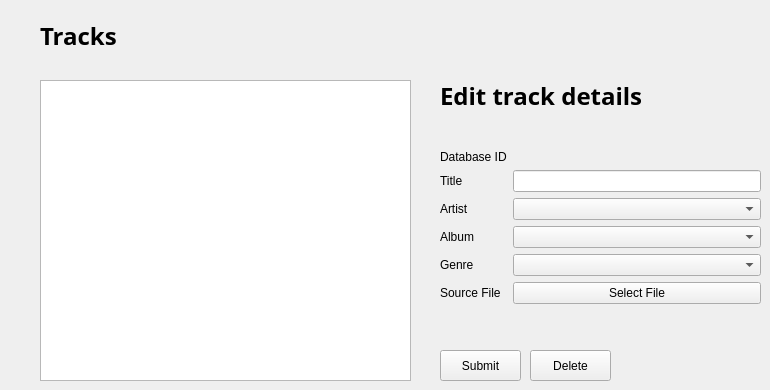
      <widget class="QWidget" name="tracks">
       <attribute name="title">
        <string>Tracks</string>
       </attribute>
       <widget class="QLabel" name="label_fp_6">
        <property name="geometry">
         <rect>
          <x>40</x>
          <y>20</y>
          <width>331</width>
          <height>31</height>
         </rect>
        </property>
        <property name="font">
         <font>
          <family>Work Sans</family>
          <pointsize>18</pointsize>
          <bold>true</bold>
         </font>
        </property>
        <property name="text">
         <string>Tracks</string>
        </property>
        <property name="alignment">
         <set>Qt::AlignLeading|Qt::AlignLeft|Qt::AlignVCenter</set>
        </property>
       </widget>
       <widget class="QListView" name="tracksListView_fp">
        <property name="geometry">
         <rect>
          <x>40</x>
          <y>80</y>
          <width>371</width>
          <height>301</height>
         </rect>
        </property>
       </widget>
       <widget class="QWidget" name="formLayoutWidget_4">
        <property name="geometry">
         <rect>
          <x>440</x>
          <y>150</y>
          <width>321</width>
          <height>176</height>
         </rect>
        </property>
        <layout class="QFormLayout" name="formLayout_8">
         <property name="sizeConstraint">
          <enum>QLayout::SetNoConstraint</enum>
         </property>
         <item row="2" column="0">
          <widget class="QLabel" name="label_fp_19">
           <property name="text">
            <string>Title</string>
           </property>
          </widget>
         </item>
         <item row="2" column="1">
          <widget class="QLineEdit" name="editTrackTitle"/>
         </item>
         <item row="3" column="0">
          <widget class="QLabel" name="label_fp_20">
           <property name="text">
            <string>Artist</string>
           </property>
          </widget>
         </item>
         <item row="3" column="1">
          <widget class="QComboBox" name="editTrackArtist"/>
         </item>
         <item row="4" column="0">
          <widget class="QLabel" name="label_fp_21">
           <property name="text">
            <string>Album</string>
           </property>
          </widget>
         </item>
         <item row="4" column="1">
          <widget class="QComboBox" name="editTrackAlbum"/>
         </item>
         <item row="5" column="0">
          <widget class="QLabel" name="label_fp_22">
           <property name="text">
            <string>Genre</string>
           </property>
          </widget>
         </item>
         <item row="5" column="1">
          <widget class="QComboBox" name="editTrackGenre"/>
         </item>
         <item row="6" column="0">
          <widget class="QLabel" name="label_fp_23">
           <property name="text">
            <string>Source File</string>
           </property>
          </widget>
         </item>
         <item row="6" column="1">
          <widget class="QPushButton" name="editTrackSourceFile">
           <property name="text">
            <string>Select File</string>
           </property>
          </widget>
         </item>
         <item row="1" column="0">
          <widget class="QLabel" name="label_fp_29">
           <property name="text">
            <string>Database ID</string>
           </property>
          </widget>
         </item>
         <item row="1" column="1">
          <widget class="QLabel" name="TrackDatabaseID">
           <property name="text">
            <string extracomment="Select a track to begin."/>
           </property>
          </widget>
         </item>
        </layout>
       </widget>
       <widget class="QPushButton" name="AddTrack">
        <property name="geometry">
         <rect>
          <x>440</x>
          <y>350</y>
          <width>81</width>
          <height>31</height>
         </rect>
        </property>
        <property name="text">
         <string>Submit</string>
        </property>
       </widget>
       <widget class="QLabel" name="label_fp_7">
        <property name="geometry">
         <rect>
          <x>440</x>
          <y>80</y>
          <width>311</width>
          <height>31</height>
         </rect>
        </property>
        <property name="font">
         <font>
          <family>Work Sans</family>
          <pointsize>18</pointsize>
          <bold>true</bold>
         </font>
        </property>
        <property name="text">
         <string>Edit track details</string>
        </property>
        <property name="alignment">
         <set>Qt::AlignLeading|Qt::AlignLeft|Qt::AlignVCenter</set>
        </property>
       </widget>
       <widget class="QPushButton" name="DeleteTrack">
        <property name="geometry">
         <rect>
          <x>530</x>
          <y>350</y>
          <width>81</width>
          <height>31</height>
         </rect>
        </property>
        <property name="text">
         <string>Delete</string>
        </property>
       </widget>
      </widget>
